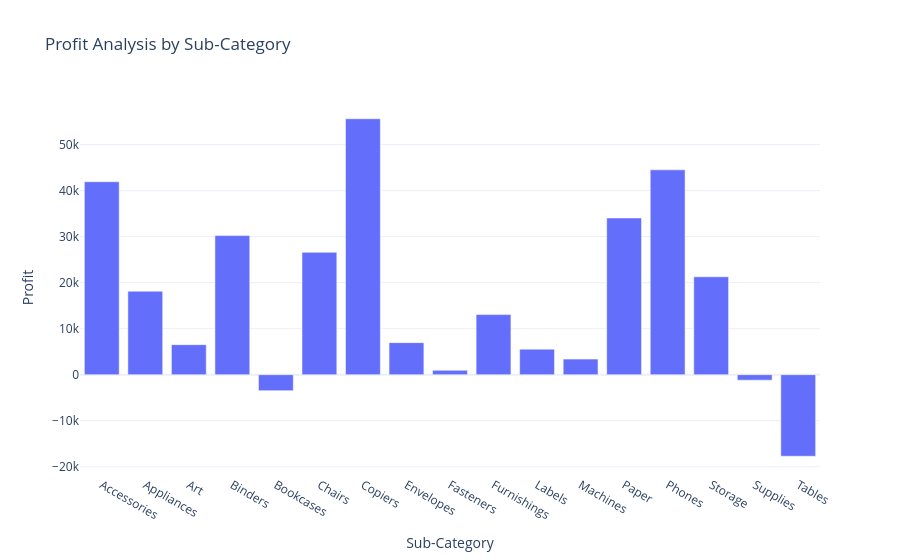

The notebook cell this image was saved under:
### Code cell
profit_by_subcategory = df.groupby('Sub-Category')['Profit'].sum().reset_index()
fig = px.bar(profit_by_subcategory, x='Sub-Category', 
             y='Profit', 
             title='Profit Analysis by Sub-Category')
fig.show()

### Figure 1 — Plotly figure (JSON) as saved in the notebook; plotly's stock layout.template omitted (floating-point values rounded to 4 significant figures)
{"data": [{"hovertemplate": "Sub-Category=%{x}<br>Profit=%{y}<extra></extra>", "legendgroup": "", "marker": {"color": "#636efa", "pattern": {"shape": ""}}, "name": "", "orientation": "v", "showlegend": false, "textposition": "auto", "type": "bar", "x": ["Accessories", "Appliances", "Art", "Binders", "Bookcases", "Chairs", "Copiers", "Envelopes", "Fasteners", "Furnishings", "Labels", "Machines", "Paper", "Phones", "Storage", "Supplies", "Tables"], "xaxis": "x", "y": [41940.0, 18140.0, 6528.0, 30220.0, -3473.0, 26590.0, 55620.0, 6964.0, 949.5, 13060.0, 5546.0, 3385.0, 34050.0, 44520.0, 21280.0, -1189.0, -17730.0], "yaxis": "y"}], "layout": {"barmode": "relative", "legend": {"tracegroupgap": 0}, "title": {"text": "Profit Analysis by Sub-Category"}, "xaxis": {"anchor": "y", "domain": [0, 1], "title": {"text": "Sub-Category"}}, "yaxis": {"anchor": "x", "domain": [0, 1], "title": {"text": "Profit"}}}}
